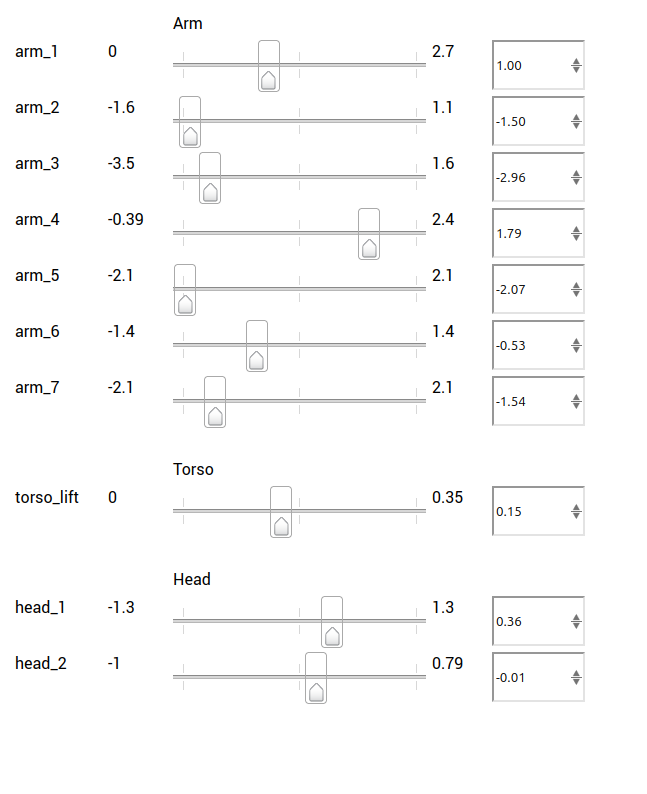
#> input picture Images/jointlimits.png, 647 x 794 px
$ python -i double_cam_test.py   (imports and definitions only)
#> lines starting #> are read from the running program, lines starting #| are printed output that depends on the picture
import os
# --- Make OpenCV HighGUI work under Wayland by using X11 (xcb) ---
# [1 line not run here, left out]

import sys
import time
import cv2
import numpy as np
import pyrealsense2 as rs

# ---------- Settings ----------
FRAME_WIDTH, FRAME_HEIGHT, FPS = 640, 480, 30
ROTATION_DEG = 90  # 0, 90, 180, 270
WINDOW_A = "Cam A (D435i): color | depth"
WINDOW_B = "Cam B (D457/D455): color | depth"

# Timeouts (ms)
WAIT_TIMEOUT_MS = 1200     # main loop: be generous for dual-cam USB scheduling
WARMUP_TIMEOUT_MS = 3000   # startup warmup timeout per grab
WARMUP_FRAMES = 20         # discard N frames to let auto-exposure/align stabilize

def rotate_frame(frame, rotation=90):
    if rotation == 90:
        return cv2.rotate(frame, cv2.ROTATE_90_CLOCKWISE)
    elif rotation == 180:
        return cv2.rotate(frame, cv2.ROTATE_180)
    elif rotation == 270:
        return cv2.rotate(frame, cv2.ROTATE_90_COUNTERCLOCKWISE)
    else:
        return frame

# [8 lines left out: function draw_fps_top_right, not called in this run]

def colorize_depth(depth_frame):
    depth = np.asanyarray(depth_frame.get_data())
    return cv2.applyColorMap(cv2.convertScaleAbs(depth, alpha=0.03), cv2.COLORMAP_JET)

# [151 lines left out: functions start_pipeline_for_serial, pick_devices, warmup, main, not called in this run]

# [2 lines not run here, left out]

>>> import cv2
>>> picture = cv2.imread('../../Images/jointlimits.png')
#> picture is the input picture: shape (794, 647, 3); mean B, G, R 250.5, 250.5, 250.5
>>> result = rotate_frame(picture)
#> in rotate_frame, `return cv2.rotate(frame, cv2.ROTATE_90_CLOCKWISE)`:
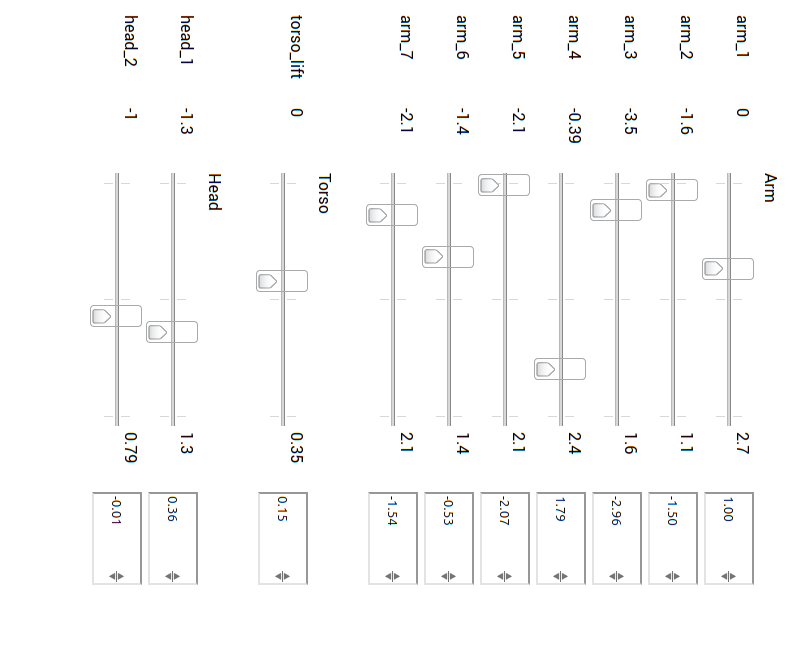
#> returned value: shape (647, 794, 3); mean of channels 0, 1, 2 250.5, 250.5, 250.5; drawn as B, G, R
